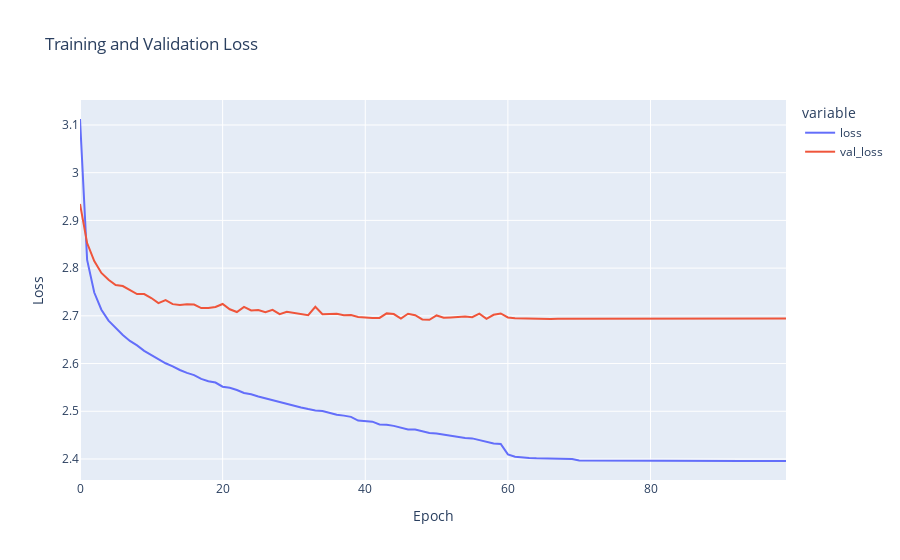

This figure's notebook cell:
### Markdown cell above
### Results

### Code cell
fig = px.line(
    history.history,
    y=['loss', 'val_loss'],
    labels={'index':'Epoch', 'value':'Loss'},
    title="Training and Validation Loss"
)

fig.show()
